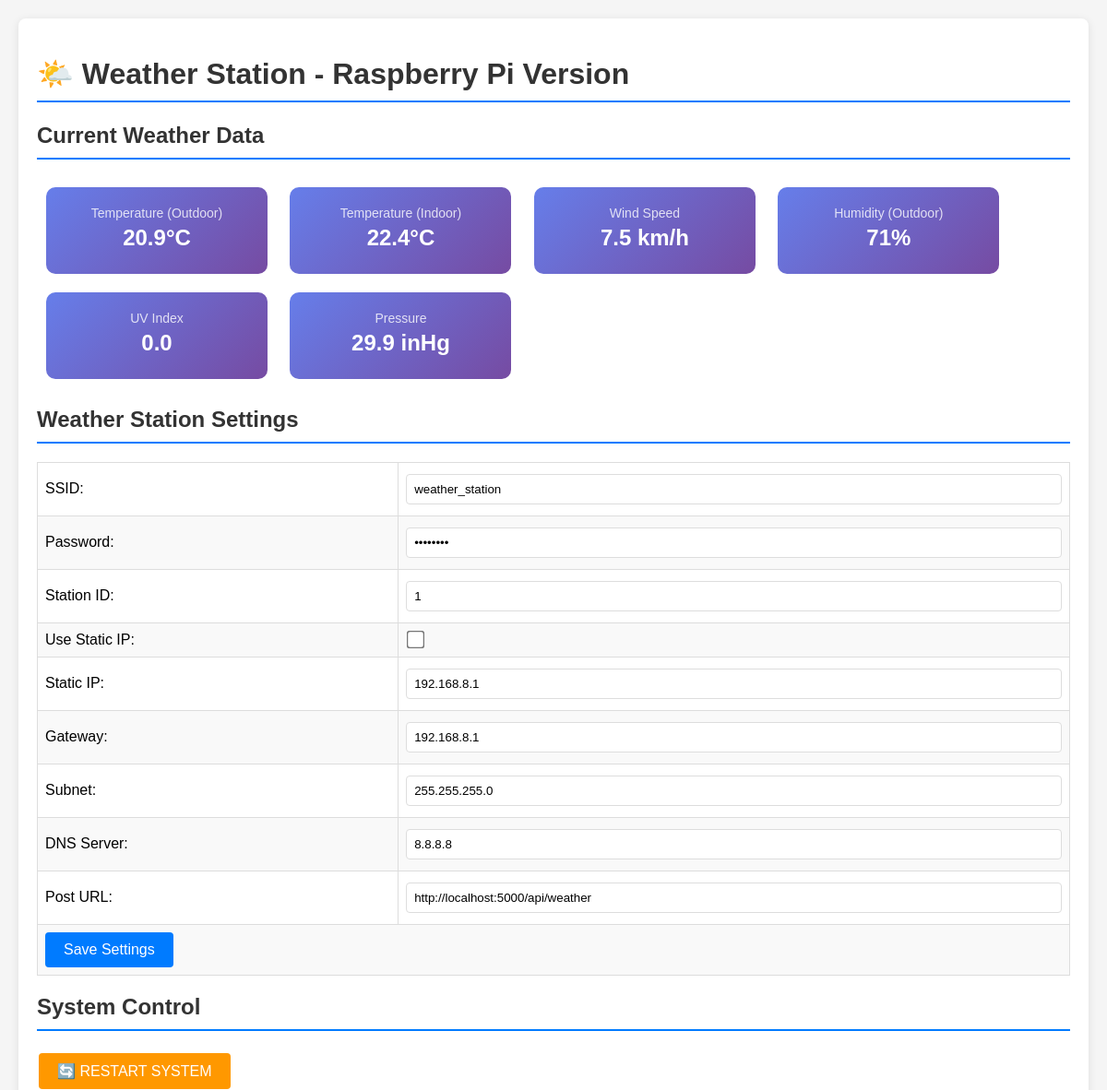
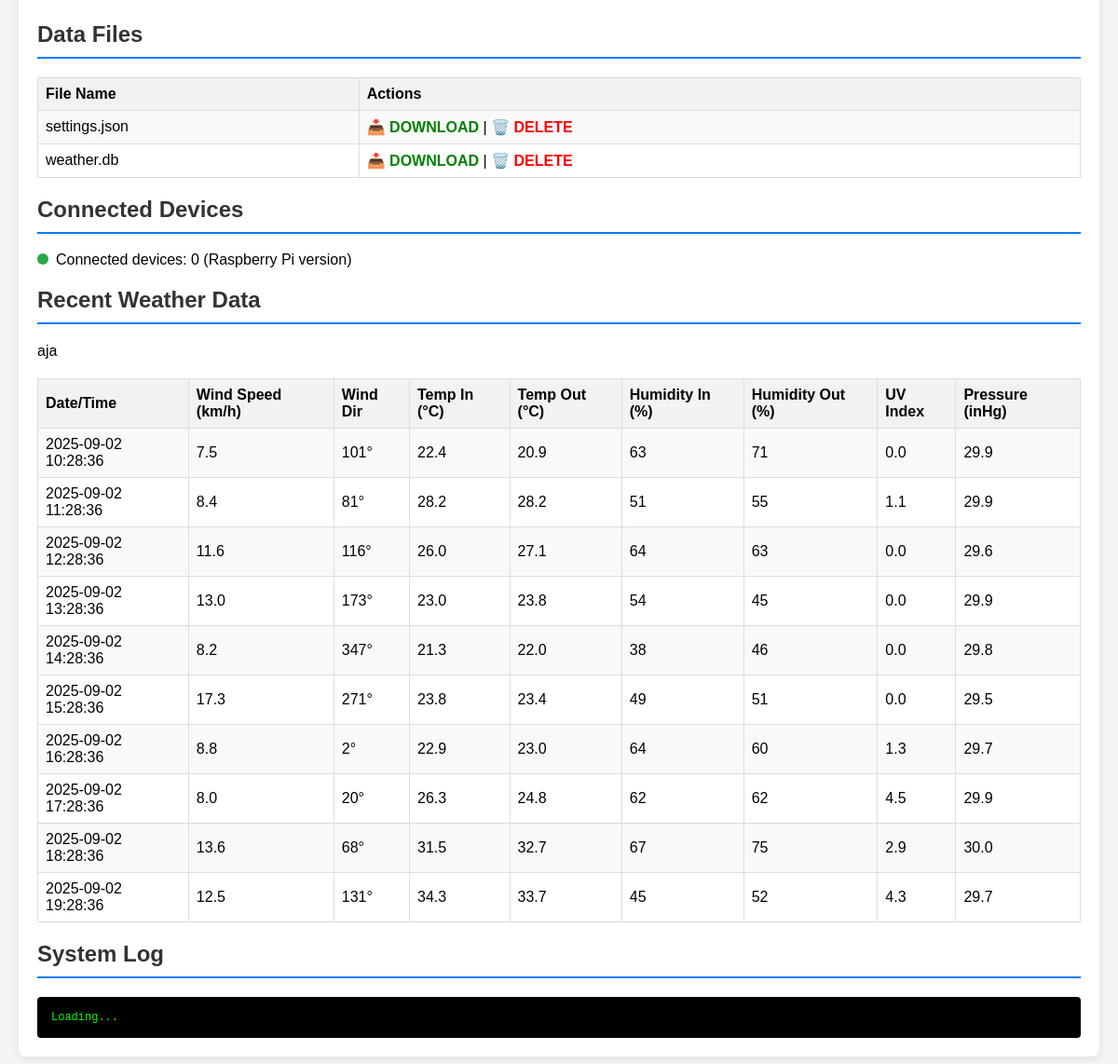
Before: / with the older database file (2 pictures, top to bottom).
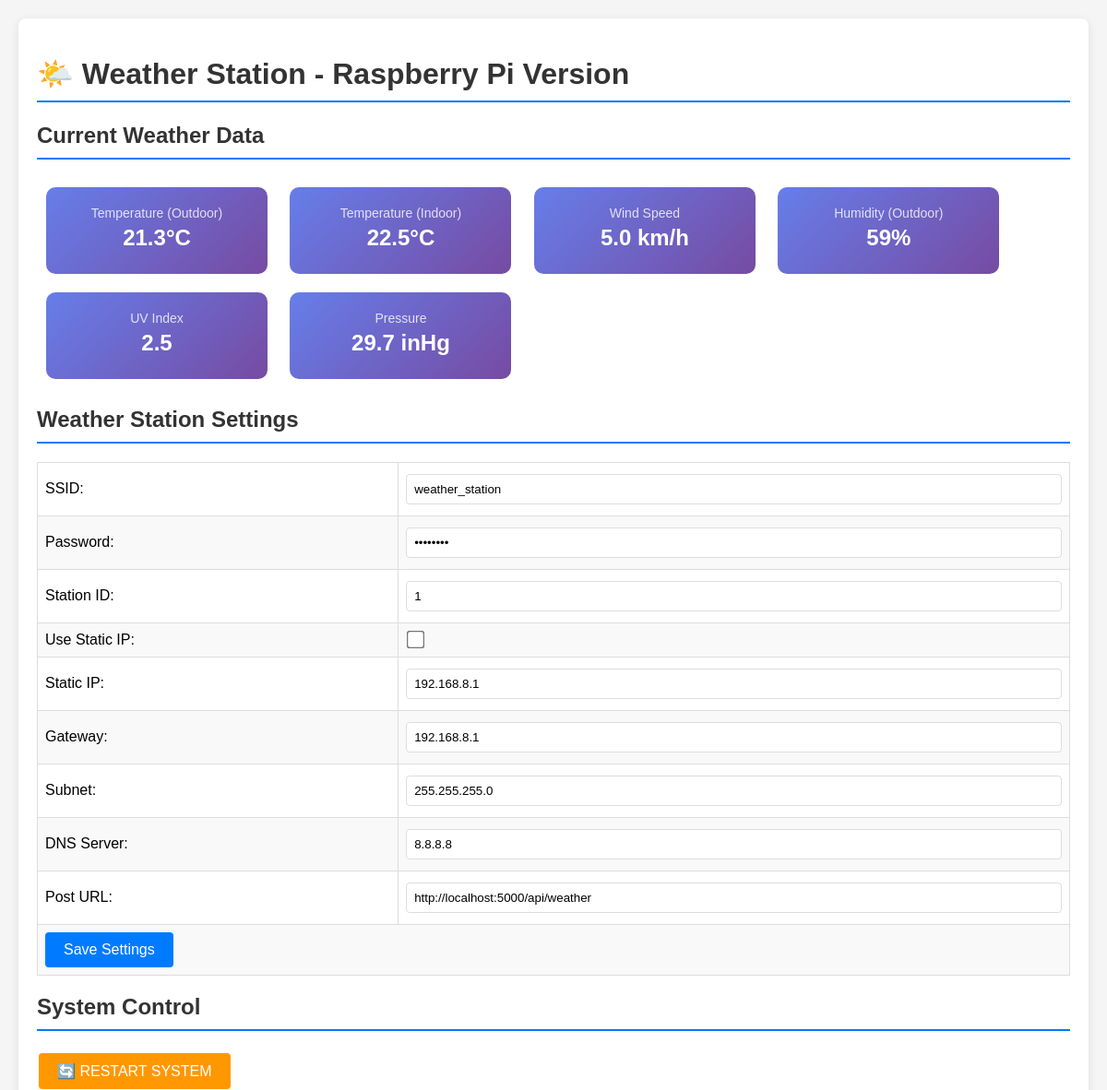
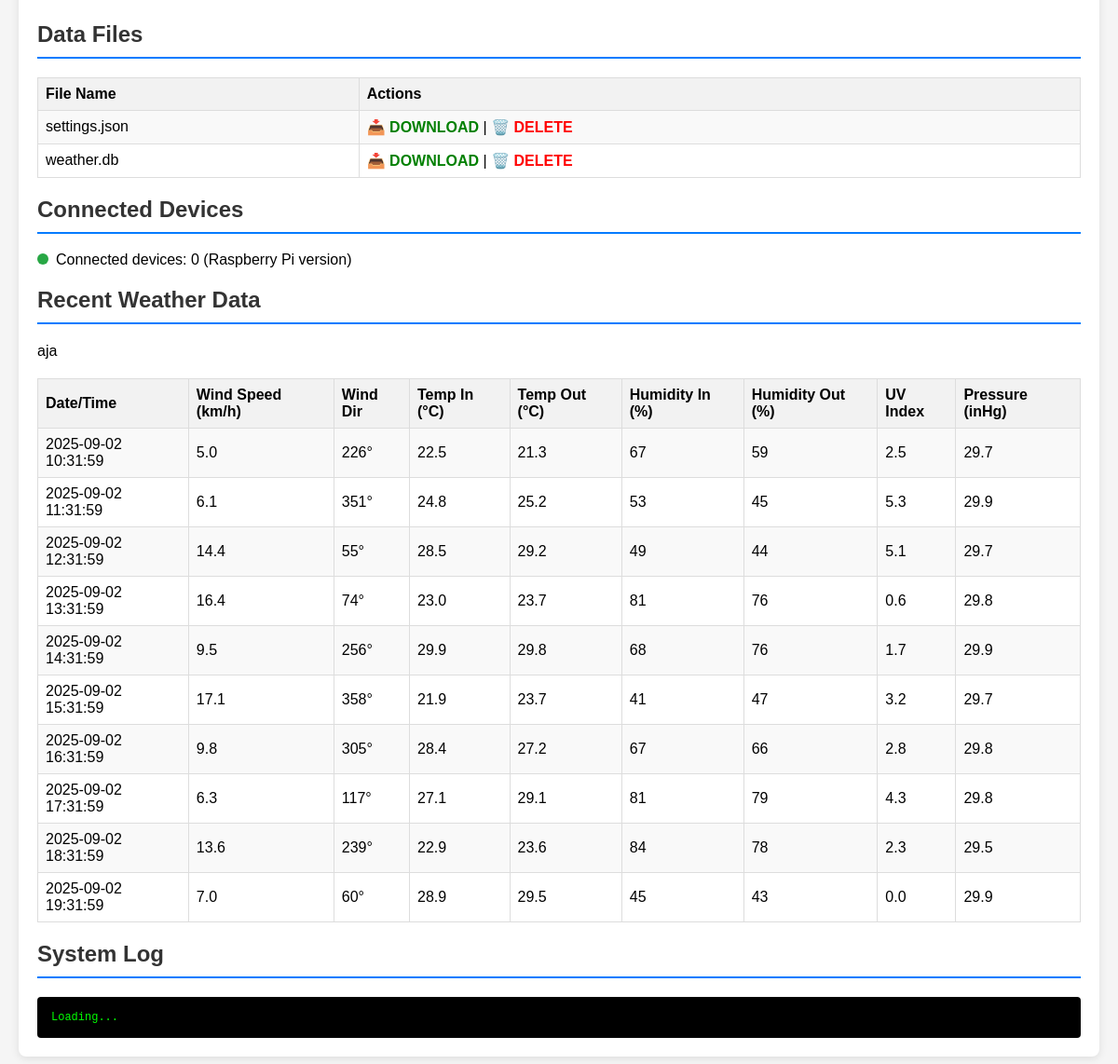
After: the same page with the newer database file (2 pictures, top to bottom).
### tables this page shows
CREATE TABLE weather_data (
            id INTEGER PRIMARY KEY AUTOINCREMENT,
            datetime TEXT NOT NULL,
            windspeed_kmh REAL,
            wind_direction INTEGER,
            rain_rate_in REAL,
            temp_in_c REAL,
            temp_out_c REAL,
            humidity_in INTEGER,
            humidity_out INTEGER,
            uv_index REAL,
            wind_gust_kmh REAL,
            barometric_pressure_rel_in REAL,
            barometric_pressure_abs_in REAL,
            solar_radiation_wm2 REAL,
            daily_rain_in REAL,
            rain_today_in REAL,
            total_rain_in REAL,
            weekly_rain_in REAL,
            monthly_rain_in REAL,
            yearly_rain_in REAL,
            max_daily_gust REAL,
            wh65_batt REAL,
            created_at TIMESTAMP DEFAULT CURRENT_TIMESTAMP
        );

### weather_station.py (the view)
@app.route('/')
def handle_root():
    try:
        conn = sqlite3.connect(config.db_file)
        cursor = conn.cursor()
        cursor.execute('SELECT * FROM weather_data ORDER BY created_at DESC LIMIT 10')
        recent_data = cursor.fetchall()
        conn.close()
        files = []
        if os.path.exists('data'):
            files = [f for f in os.listdir('data') if os.path.isfile(os.path.join('data', f))]
        return render_template('index.html',
                             settings=config.settings,
                             recent_data=recent_data,
                             files=files,
                             connected_devices=get_connected_devices())
    except Exception as e:
        add_to_serial_buffer(f"Error in handle_root: {str(e)}")
        return f"Error: {str(e)}", 500

### weather_station.py (called while the page is built)
def get_connected_devices():
    return "Connected devices: 0 (Raspberry Pi version)"

### templates/index.html (shortened to what the changed rows need)
<!DOCTYPE html>
<html lang="en">
<head>
</head>
<body>
    <div class="container">
        <h1>🌤️ Weather Station - Raspberry Pi Version</h1>
        <h2>Current Weather Data</h2>
        <div id="current-weather">
            {% if recent_data %}
                {% set latest = recent_data[0] %}
                <div class="weather-card">
                    <div class="weather-label">Temperature (Outdoor)</div>
                    <div class="weather-value">{{ "%.1f"|format(latest[6]) }}°C</div>
                </div>
                <div class="weather-card">
                    <div class="weather-label">Temperature (Indoor)</div>
                    <div class="weather-value">{{ "%.1f"|format(latest[5]) }}°C</div>
                </div>
                <div class="weather-card">
                    <div class="weather-label">Wind Speed</div>
                    <div class="weather-value">{{ "%.1f"|format(latest[2]) }} km/h</div>
                </div>
                <div class="weather-card">
                    <div class="weather-label">Humidity (Outdoor)</div>
                    <div class="weather-value">{{ latest[8] }}%</div>
                </div>
                <div class="weather-card">
                    <div class="weather-label">UV Index</div>
                    <div class="weather-value">{{ latest[9] }}</div>
                </div>
                <div class="weather-card">
                    <div class="weather-label">Pressure</div>
                    <div class="weather-value">{{ "%.1f"|format(latest[11]) }} inHg</div>
                </div>
            {% else %}
                <p>No weather data available yet.</p>
            {% endif %}
        </div>
        <h2>Weather Station Settings</h2>
        <h2>System Control</h2>
        <h2>Data Files</h2>
        <table>
            <tr>
                <th>File Name</th>
                <th>Actions</th>
            </tr>
            {% for file in files %}
            <tr>
                <td>{{ file }}</td>
                <td>
                    <a href="/download?file={{ file }}" class="download">📥 DOWNLOAD</a> |
                    <a href="/delete?file={{ file }}" class="delete" onclick="return confirm('Are you sure you want to delete this file?')">🗑️ DELETE</a>
                </td>
            </tr>
            {% endfor %}
        </table>
        <h2>Connected Devices</h2>
        <h2>Recent Weather Data</h2>
        <table>
            <tr>aja
                <th>Date/Time</th>
                <th>Wind Speed (km/h)</th>
                <th>Wind Dir</th>
                <th>Temp In (°C)</th>
                <th>Temp Out (°C)</th>
                <th>Humidity In (%)</th>
                <th>Humidity Out (%)</th>
                <th>UV Index</th>
                <th>Pressure (inHg)</th>
            </tr>
            {% for data in recent_data %}
            <tr>
                <td>{{ data[1] }}</td>
                <td>{{ "%.1f"|format(data[2]) }}</td>
                <td>{{ data[3] }}°</td>
                <td>{{ "%.1f"|format(data[5]) }}</td>
                <td>{{ "%.1f"|format(data[6]) }}</td>
                <td>{{ data[7] }}</td>
                <td>{{ data[8] }}</td>
                <td>{{ data[9] }}</td>
                <td>{{ "%.1f"|format(data[11]) }}</td>
            </tr>
            {% endfor %}
        </table>
        <h2>System Log</h2>
    </div>
</body>
</html>

Changed rows visible on the page:
no longer on this page (row unchanged): weather_data: temp_out_c "20.9", temp_in_c "22.4", windspeed_kmh "7.5", humidity_out "71", uv_index "0.0", barometric_pressure_rel_in "29.9", datetime "2025-09-02 10:28:36", wind_direction "101", humidity_in "63"
no longer on this page (row unchanged): weather_data: datetime "2025-09-02 11:28:36", windspeed_kmh "8.4", wind_direction "81", temp_in_c "28.2", temp_out_c "28.2", humidity_in "51", humidity_out "55", uv_index "1.1", barometric_pressure_rel_in "29.9"
no longer on this page (row unchanged): weather_data: datetime "2025-09-02 12:28:36", windspeed_kmh "11.6", wind_direction "116", temp_in_c "26.0", temp_out_c "27.1", humidity_in "64", humidity_out "63", uv_index "0.0", barometric_pressure_rel_in "29.6"
no longer on this page (row unchanged): weather_data: datetime "2025-09-02 13:28:36", windspeed_kmh "13.0", wind_direction "173", temp_in_c "23.0", temp_out_c "23.8", humidity_in "54", humidity_out "45", uv_index "0.0", barometric_pressure_rel_in "29.9"
no longer on this page (row unchanged): weather_data: datetime "2025-09-02 14:28:36", windspeed_kmh "8.2", wind_direction "347", temp_in_c "21.3", temp_out_c "22.0", humidity_in "38", humidity_out "46", uv_index "0.0", barometric_pressure_rel_in "29.8"
no longer on this page (row unchanged): weather_data: datetime "2025-09-02 15:28:36", windspeed_kmh "17.3", wind_direction "271", temp_in_c "23.8", temp_out_c "23.4", humidity_in "49", humidity_out "51", uv_index "0.0", barometric_pressure_rel_in "29.5"
no longer on this page (row unchanged): weather_data: datetime "2025-09-02 16:28:36", windspeed_kmh "8.8", wind_direction "2", temp_in_c "22.9", temp_out_c "23.0", humidity_in "64", humidity_out "60", uv_index "1.3", barometric_pressure_rel_in "29.7"
no longer on this page (row unchanged): weather_data: datetime "2025-09-02 17:28:36", windspeed_kmh "8.0", wind_direction "20", temp_in_c "26.3", temp_out_c "24.8", humidity_in "62", humidity_out "62", uv_index "4.5", barometric_pressure_rel_in "29.9"
no longer on this page (row unchanged): weather_data: datetime "2025-09-02 18:28:36", windspeed_kmh "13.6", wind_direction "68", temp_in_c "31.5", temp_out_c "32.7", humidity_in "67", humidity_out "75", uv_index "2.9", barometric_pressure_rel_in "30.0"
no longer on this page (row unchanged): weather_data: datetime "2025-09-02 19:28:36", windspeed_kmh "12.5", wind_direction "131", temp_in_c "34.3", temp_out_c "33.7", humidity_in "45", humidity_out "52", uv_index "4.3", barometric_pressure_rel_in "29.7"
added weather_data: temp_out_c "21.3", temp_in_c "22.5", windspeed_kmh "5.0", humidity_out "59", uv_index "2.5", barometric_pressure_rel_in "29.7", datetime "2025-09-02 10:31:59", wind_direction "226", humidity_in "67"
added weather_data: datetime "2025-09-02 11:31:59", windspeed_kmh "6.1", wind_direction "351", temp_in_c "24.8", temp_out_c "25.2", humidity_in "53", humidity_out "45", uv_index "5.3", barometric_pressure_rel_in "29.9"
added weather_data: datetime "2025-09-02 12:31:59", windspeed_kmh "14.4", wind_direction "55", temp_in_c "28.5", temp_out_c "29.2", humidity_in "49", humidity_out "44", uv_index "5.1", barometric_pressure_rel_in "29.7"
added weather_data: datetime "2025-09-02 13:31:59", windspeed_kmh "16.4", wind_direction "74", temp_in_c "23.0", temp_out_c "23.7", humidity_in "81", humidity_out "76", uv_index "0.6", barometric_pressure_rel_in "29.8"
added weather_data: datetime "2025-09-02 14:31:59", windspeed_kmh "9.5", wind_direction "256", temp_in_c "29.9", temp_out_c "29.8", humidity_in "68", humidity_out "76", uv_index "1.7", barometric_pressure_rel_in "29.9"
added weather_data: datetime "2025-09-02 15:31:59", windspeed_kmh "17.1", wind_direction "358", temp_in_c "21.9", temp_out_c "23.7", humidity_in "41", humidity_out "47", uv_index "3.2", barometric_pressure_rel_in "29.7"
added weather_data: datetime "2025-09-02 16:31:59", windspeed_kmh "9.8", wind_direction "305", temp_in_c "28.4", temp_out_c "27.2", humidity_in "67", humidity_out "66", uv_index "2.8", barometric_pressure_rel_in "29.8"
added weather_data: datetime "2025-09-02 17:31:59", windspeed_kmh "6.3", wind_direction "117", temp_in_c "27.1", temp_out_c "29.1", humidity_in "81", humidity_out "79", uv_index "4.3", barometric_pressure_rel_in "29.8"
added weather_data: datetime "2025-09-02 18:31:59", windspeed_kmh "13.6", wind_direction "239", temp_in_c "22.9", temp_out_c "23.6", humidity_in "84", humidity_out "78", uv_index "2.3", barometric_pressure_rel_in "29.5"
added weather_data: datetime "2025-09-02 19:31:59", windspeed_kmh "7.0", wind_direction "60", temp_in_c "28.9", temp_out_c "29.5", humidity_in "45", humidity_out "43", uv_index "0.0", barometric_pressure_rel_in "29.9"
